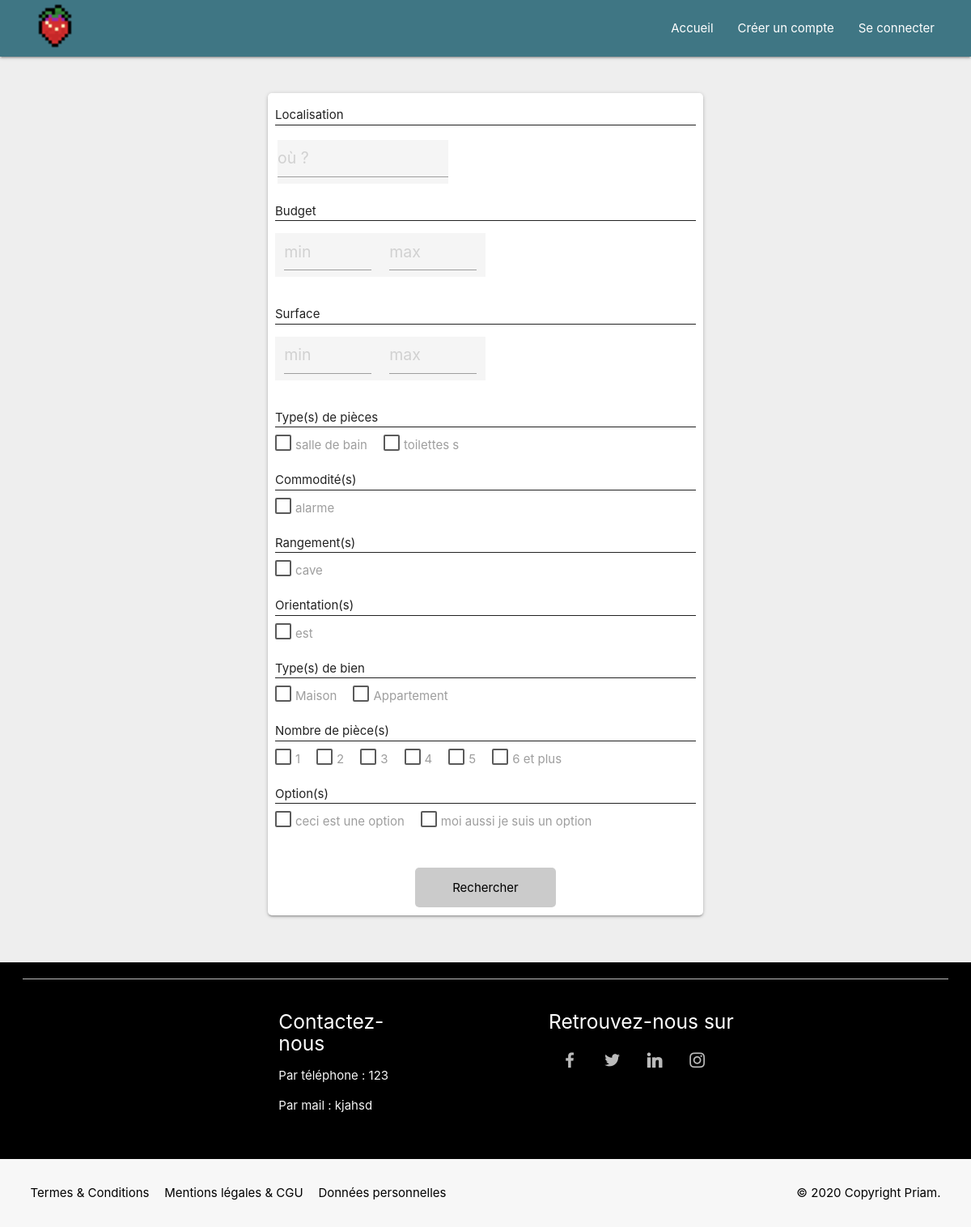
Screenshot of /site/index/lotApprofondi/searchDeepen/ with the database file from the repository.
### tables this page shows
CREATE TABLE `sousCategorie` (
  `id` int(11) NOT NULL,
  `categorieId` int(11) NOT NULL,
  `valeur` varchar(256) NOT NULL
);

CREATE TABLE `optionsSite` (
  `nomOption` varchar(64) NOT NULL,
  `valeur` varchar(64) DEFAULT NULL
);

### php/controller/ControllerLotApprofondi.php (called while the page is built, shortened)
<?php
require_once File::build_path(array("model", "ModelLot.php"));
require_once File::build_path(array("model", "ModelCategories.php"));
class ControllerLotApprofondi{
    public static function searchDeepen() {
        $categorieValeurs=ModelCategories::getAllValeursCategories();
        require File::build_path(array("view", "view.php"));
    }
}

### index.php (called while the page is built, shortened)
<?php
require_once File::build_path(array("controller", "routeur.php"));

### php/model/Model.php (called while the page is built, shortened)
<?php
class Model{
	public static $pdo;
	public static function Init(){
		$hostname=Conf::getHostName();
		$database_name=Conf::getDatabase();
		$login=Conf::getLogin();
		$password=Conf::getPassword();
		try {
			self::$pdo = new PDO("mysql:host=$hostname;dbname=$database_name", $login, $password,
                     array(PDO::MYSQL_ATTR_INIT_COMMAND => "SET NAMES utf8"));
			self::$pdo->exec('SET CHARACTER SET UTF-8');
		}
        catch (PDOException $e) {
			if (Conf::getDebug()) {
			  echo $e->getMessage();
			} else {
			  echo 'Une erreur est survenue <a href=""> retour a la page d\'accueil </a>';
			}
			die();
		}
	}
	public static function selectAll(){
		$table_name=static::$object;
		$class_name="Model".ucfirst($table_name);
		$rep=Model::$pdo->query("select * from ".$table_name);
  		return $rep->fetchAll(PDO::FETCH_CLASS, $class_name);
	}
	public static function selectCol($columnName,$value){
		$table_name=static::$object;
		$class_name="Model".ucfirst($table_name);
	    $sql = "SELECT * from ".$table_name." WHERE ".$columnName." =:tag";
	    $req_prep = Model::$pdo->prepare($sql);
	    $values = array(
	        "tag" => $value,
	    );
	    $req_prep->execute($values);
	    $req_prep->setFetchMode(PDO::FETCH_CLASS, $class_name);
	    $tab_voit = $req_prep->fetchAll();
	    return $tab_voit;
	}
	public static function select($primary_value){
		$primary_key=static::$primary;
		$resultat=static::selectCol($primary_key,$primary_value);
		if (!empty($resultat)){
			return $resultat[0];
		}
		return false;
	}
}

### php/model/ModelCategories.php (called while the page is built, shortened)
<?php
require_once File::build_path(array("model", "Model.php"));
class ModelCategories extends Model{
  private $id;
  public function getId(){
    return $this->id;
  }
  public static function getAllValeursCategories(){
    $categories=ModelCategories::selectAll();
    $valeurs=array();
    foreach ($categories as $categorie) {
      $ar=array();
      $sql="select valeur,id from sousCategorie where categorieId=".$categorie->getId();
      $rep=Model::$pdo->query($sql);
      $rep=$rep->fetchAll(PDO::FETCH_OBJ);
      foreach ($rep as $valeurCategorie) {
        array_push($ar, $valeurCategorie);
      }
      $valeurs[$categorie->categorie]=$ar;
    }
    return $valeurs;
  }
}

### php/model/ModelOptionsSite.php (called while the page is built, shortened)
<?php
require_once File::build_path(array("model", "Model.php"));
class ModelOptionsSite extends Model{
  private $valeur;
  public function getValeur(){
    return $this->valeur;
  }
}

### php/view/lot/rechercheApprofondie.php (the view, shortened to what this page needs)
<div class="container">
	<div class="col s12 m8 offset-m2">
		<div class="card searchBoxApprofondie" id="searchBox" >
	      <form id="submitForm" method="get" action="index/lotApprofondi/searchedDeepen/">
		       		<div class="categorie row">
			       		<div class="titreCategorie">Localisation
			       			<div class="col s12 ligne"></div></div>
		          	<div class="col s5" id="contenantVille" style="padding: 0px;">
			          	<div class="searchBarBox input-field grey lighten-4">
				            <input id= "searchBoxVille" class="searchBarInput" placeholder="où ?" type="text"  name="localisation" autocomplete="off" />
			        	</div>
			        	</div>
			    	</div>
			    	<div class="categorie row">
			       		<div class="titreCategorie">Budget
			       			<div class="col s12 ligne"></div></div>
			          		<div class=" input-field col s3 grey lighten-4"><input id="minEur" class="searchBarInput" placeholder="min" type="number" onkeypress="return event.charCode >= 48 && event.charCode <= 57"   name="minBudget" autocomplete="off" /></div>
			          		<div class=" input-field col s3 grey lighten-4"><input id="maxEur" class="searchBarInput" placeholder="max" type="number" onkeypress="return event.charCode >= 48 && event.charCode <= 57"  name="maxBudget" autocomplete="off"/></div>
			    	</div>
			    	<div class="categorie row">
			       		<div class="titreCategorie">Surface
			       			<div class="col s12 ligne"></div></div>
			          		<div class=" input-field col s3 grey lighten-4"><input id="minSurface" class="searchBarInput" placeholder="min" type="number" onkeypress="return event.charCode >= 48 && event.charCode <= 57"  name="minSurface" autocomplete="off"/></div>
			          		<div class=" input-field col s3 grey lighten-4"><input id="maxSurface" class="searchBarInput" placeholder="max" type="number" onkeypress="return event.charCode >= 48 && event.charCode <= 57"  name="maxSurface" autocomplete="off"/></div>
			    	</div>
			    	<?php
			    		foreach ($categorieValeurs as $nomCategorie => $values) {
			    			echo "
					    	<div class=\"categorie row\">
					       		<div class=\"titreCategorie\">$nomCategorie
					       			<div class=\"col s12 ligne\"></div></div>
					       				<div class=\"contientCheckBox\">";
						       					foreach ($values as $value) {
						       						echo "<label ><input type=\"checkbox\" class=\"filled-in\" name=\"" . $value->id ."\" /><span> ".$value->valeur." </span></label>";
						       					}
						    echo "
				      					</div>
				      	</div>";
			    		}
			    	?>
		            <input  class="inputButton inputButtonCentre secondeCouleur" type="submit" value="Rechercher" />
	  		</div>
		    </div>
		</div>
	</div>

### php/controller/routeur.php (shortened to what this page needs)
<?php
require_once File::build_path(array("controller", "ControllerLotApprofondi.php"));
require_once File::build_path(array("model", "ModelOptionsSite.php"));
 function myGet($nomvar){
 	if(isset($_GET[$nomvar])){
 		return $_GET[$nomvar];
 	}
 	return NULL;
 }
$action='search';
if(!is_null(myGet('action'))){
	$action = myGet('action');
}
$controller='lot';
if(!is_null(myGet('controller'))){
	$controller = myGet('controller');
}
$controller_classe="Controller".ucfirst($controller);
if(class_exists($controller_classe,false) && method_exists(new $controller_classe(), $action)){
	$mail = ModelOptionsSite::select("mail")->getValeur();
	$tel = ModelOptionsSite::select("telephone")->getValeur();
	$facebook = ModelOptionsSite::select("facebook")->getValeur();
	$twitter = ModelOptionsSite::select("twitter")->getValeur();
	$linkedin = ModelOptionsSite::select("linkedin")->getValeur();
	$instagram = ModelOptionsSite::select("instagram")->getValeur();
	$controller_classe::$action();
}else{
	ControllerErreur::erreurActionNotFound();
}

### php/view/view.php (shortened to what this page needs)
<!DOCTYPE html>
<html lang="fr">
<head>
  <link rel="stylesheet" type="text/css" href="css/styles.css">
  <link rel="stylesheet" type="text/css" href="css/couleur.css">
  <link rel="stylesheet" type="text/css" href="css/socicon/style.css">
  <link rel="stylesheet" href="https://cdnjs.cloudflare.com/ajax/libs/materialize/1.0.0/css/materialize.min.css">
</head>
<body class=" grey lighten-3">
        <header>
        	 <nav   id="menu" class="nav-wraper premiereCouleur">
               <a href="index">
                <?php
                $date = date_create();
                $timestamp = date_timestamp_get($date);
                echo '<img id="logo" src="image/logo.png?t=' . $timestamp . '" alt="Le logo.">';
                ?>
              </a>
                <ul id="nav-mobile" class="right ">
                		<li><a href="index">Accueil</a></li>
                        <?php
                        if(isset($_SESSION["login"])){
                            echo "<li><a href=\"index/alerte/read/\">Mes recherches</a></li>";
                            echo '<li><a class="dropdown-trigger" href="#" data-target="dropdown1">Mon compte</a></li>
                          <ul id="dropdown1" class="dropdown-content">
                            <li><a href="index/utilisateur/Read/?id='.rawurlencode($_SESSION["login"]).'" >Paramètres</a></li>
                            <li><a id="deconnexion2">Déconnexion</a></li>
                          </ul>';
                        }else{
                           echo "<li><a id=\"creationCompte2\">Créer un compte</a></li>";
                           echo "<li><a id=\"connexion2\">Se connecter</a></li>";
                        }
                        ?>
                 </ul>
            	</nav>
        </header>
        <main>
            <div class="row">
            <?php
            $filepath = File::build_path(array("view", $controller, "$view.php"));
            require $filepath;
            ?>
  </main>
    <div class="pad1">
        <footer >
          <div class=" ft-social">
            <div class="ligne"></div>
              <div class="container">
                <div class="row">
                  <?php
                  global $facebook, $twitter, $linkedin, $instagram, $mail, $tel;
                  echo"
                    <div class=\"col s6 m3 push-m2\">
                    <h5 class=\"white-text\">Contactez-nous </h5>
                    <p class=\"grey-text text-lighten-4\">Par téléphone : <span> $tel</span></p>
                    <p class=\"grey-text text-lighten-4\">Par mail : <span> $mail </span></p>
                  </div>";
                  if(!is_null($facebook) || !is_null($twitter) || !is_null($linkedin) || !is_null($instagram)){
                  echo '<div class="col  push-m4">
                    <h5 class="white-text">Retrouvez-nous sur </h5>
                 <ul class="ft-social-list center">';
                    $tabReseaux=array( "facebook"=>$facebook, "twitter"=>$twitter,"linkedin"=> $linkedin, "instagram"=>$instagram);
                    foreach ($tabReseaux as $nom => $lien) {
                      if(!is_null($lien)){
                        echo "<li><a href=\"$lien\" class=\"pure-button button-socicon\"><span class=\"socicon socicon-$nom\"></span></a></li>";
                      }
                    }
                  }
                  ?>
                </ul>
              </div>
            </div>
          </div>
          </div>
          <div class="ft-legal">
            <ul class="ft-legal-list">
              <li><a href="#">Termes &amp; Conditions</a></li>
              <li><a href="#">Mentions légales &amp; CGU</a></li>
              <li><a href="#">Données personnelles</a></li>
              <li>&copy; 2020 Copyright Priam.</li>
            </ul>
          </div>
        </footer>
    </div>
</body>
</html>

### css/styles.css (style rules this page uses)
html,body { height: 100%; }
#logo { height: 64px; }
.pad1 { margin: 0; padding: 0; }
ul { list-style: none; padding-left: 0; }
footer { background-color: #000; color: #bbb; line-height: 1.5; bottom: 0px; left:0px; padding-top: 20px; }
footer a { text-decoration: none; color: #eee; }
.ft-social { padding: 0 1.875rem 1.25rem; }
.ft-social-list li { margin: 0.5rem; font-size: 1.25rem; padding-right: 1em; display: inline-block; }
.ft-legal { padding: 0.9375rem 1.875rem; background-color: #f7f7f7; color: black; }
.ft-legal a { color: black; }
.ft-legal-list { width: 100%; display: flex; flex-wrap: wrap; }
.ft-legal-list li { margin: 0.125rem 0.625rem; white-space: nowrap; }
.ft-legal-list li:nth-last-child(2) { flex: 1; }
#searchBox { border-radius: 5px ; padding-left:20px; padding-right:20px; padding-bottom: 10px; padding-top: 1em; margin-top: 1.5em; }
.inputButton { border:1px solid rgba(0,0,0,0); padding-top: 1rem; padding-bottom: 1rem; padding-left: 3rem; padding-right: 3rem; border-radius: 5px; cursor:pointer; }
.inputButtonCentre { display: table; margin-left: auto; margin-right: auto; margin-top: 3rem; }
.searchBarBox { border: 3px solid white; margin-bottom: 0px !important; width:100%; }
.searchBarInput { font-size: 1.3rem !important; }
a { color: inherit !important; }
.ligne { border-bottom:solid 1px; height: 1px; }
.contientCheckBox { margin-top: 10px; }
input[type=checkbox] +span { padding-left:25px !important; padding-right:20px; }
.searchBoxApprofondie { padding-top:2vh !important; }
#contenantVille { position: relative; padding: 0px; }
#searchBoxVille { max-width: 100%; white-space: nowrap; overflow: hidden; text-overflow: ellipsis; }
body { display: flex; min-height: 100vh; flex-direction: column; }
main { flex: 1 0 auto; }
.container { max-width: 1780px !important; }
.container { margin-top: 1.5em !important; }
input[type=number] { -moz-appearance: textfield; }
#menu ul { margin-right: 2em; }
#menu { height: 70px !important; line-height: 70px!important; }
@media (min-width: 1101px) { #logo { left: 3%; position: absolute; } }

### css/couleur.css (style rules this page uses)
.premiereCouleur { background-color:rgba(63,118,132,1) !important; }
.secondeCouleur { background-color: rgba(203,203,203,1) !important; }

### rows the page displays
souscategorie: valeur "salle de bain"
souscategorie: valeur "toilettes s"
souscategorie: valeur "alarme"
souscategorie: valeur "cave"
souscategorie: valeur "est"
souscategorie: valeur "Maison"
souscategorie: valeur "Appartement"
souscategorie: valeur "1"
souscategorie: valeur "2"
souscategorie: valeur "3"
souscategorie: valeur "4"
souscategorie: valeur "5"
souscategorie: valeur "6 et plus"
souscategorie: valeur "ceci est une option"
souscategorie: valeur "moi aussi je suis un option"
optionssite: valeur "123"
optionssite: valeur "kjahsd"

### other values shown
$nomCategorie "Type(s) de pièces"
$nomCategorie "Commodité(s)"
$nomCategorie "Rangement(s)"
$nomCategorie "Orientation(s)"
$nomCategorie "Type(s) de bien"
$nomCategorie "Nombre de pièce(s)"
$nomCategorie "Option(s)"
